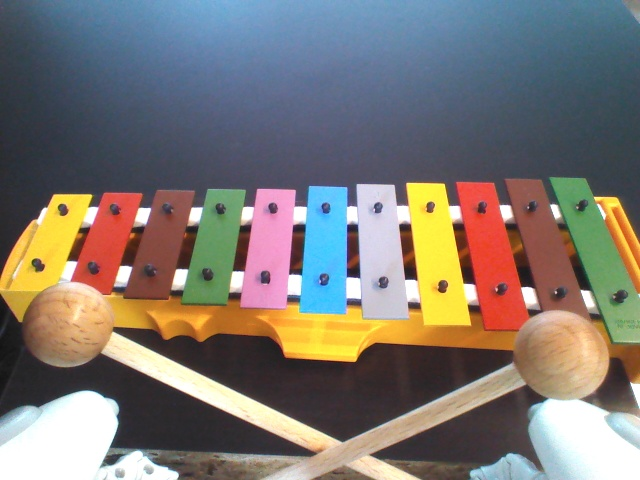
#> input picture Vision_Detection_Part/xylophone_640_480.jpg, 640 x 480 px
$ python rgb_test_2.py
#> lines starting #> are read from the running program, lines starting #| are printed output that depends on the picture; after the words box and inside, x2 and y2 are one past the last pixel; in counts of white or black regions, pixels touching at a corner belong together
# -*- coding: utf-8 -*-
"""
Created on Wed Sep 26 13:47:17 2018

@author: CV_LAB_Howard
"""
# import the necessary packages
import numpy as np

import cv2

# load the image
image = cv2.imread('xylophone_640_480.jpg')
#> image is the input picture: shape (480, 640, 3); mean B, G, R 114.2, 119.6, 125.3

# define the list of boundaries
boundaries = [
    ([0, 0, 200], [100, 100, 255]),     # red
    ([60, 70, 120], [100, 95, 160]),    # brown
    ([30, 160, 240], [70, 255, 255]),   # yellow
    ([0, 130, 0], [120, 255, 150]),     # green
    ([180, 100, 180], [255, 180, 255]), # pink
    ([200, 100, 0], [255, 255, 155]),   # blue
    ([192, 192, 192], [240, 240, 224])  # gray
]

# loop over the boundaries
for (lower, upper) in boundaries:
	# create NumPy arrays from the boundaries
	lower = np.array(lower, dtype = "uint8")
	upper = np.array(upper, dtype = "uint8")

	# find the colors within the specified boundaries and apply
	# the mask
	mask = cv2.inRange(image, lower, upper)
	output = cv2.bitwise_and(image, image, mask = mask)

	# show the images
	cv2.imshow("images", np.hstack([image, output]))
	cv2.waitKey(0)
#> this loop made 7 passes
#> pass 1, `mask = cv2.inRange(image, lower, upper)`:
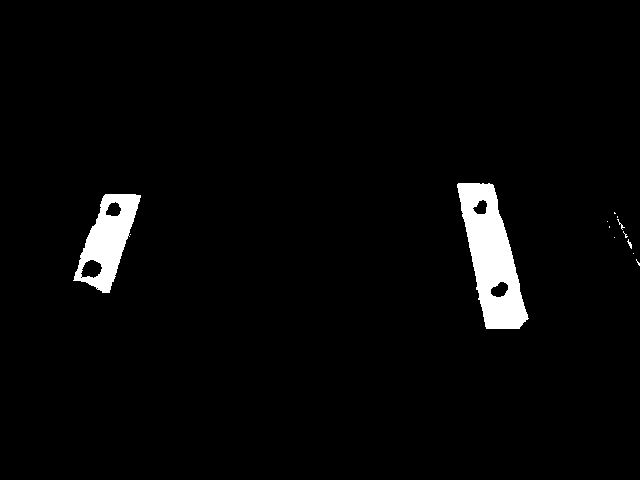
#> mask: shape (480, 640); 2.9% white; 13 white regions (10 under 20 px), largest, box (x1, y1, x2, y2) and area: (457, 183, 529, 329) 5587, (73, 194, 141, 293) 3215, (627, 239, 632, 249) 21
#> pass 1, `output = cv2.bitwise_and(image, image, mask = mask)`:
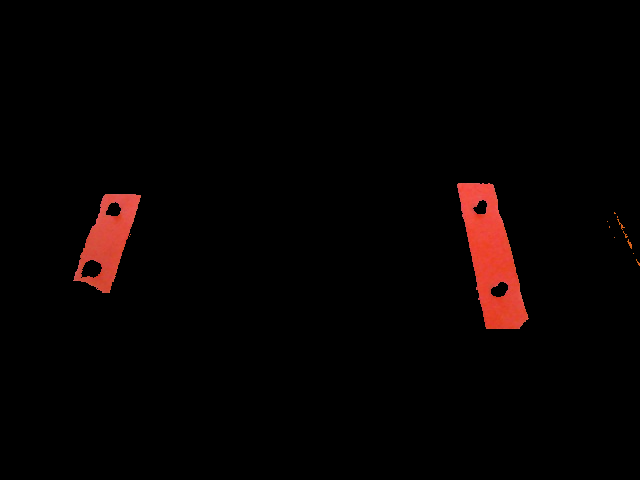
#> output: shape (480, 640, 3); mean B, G, R 1.7, 2.1, 6.6
#> pass 1, `cv2.imshow("images", np.hstack([image, output]))`:
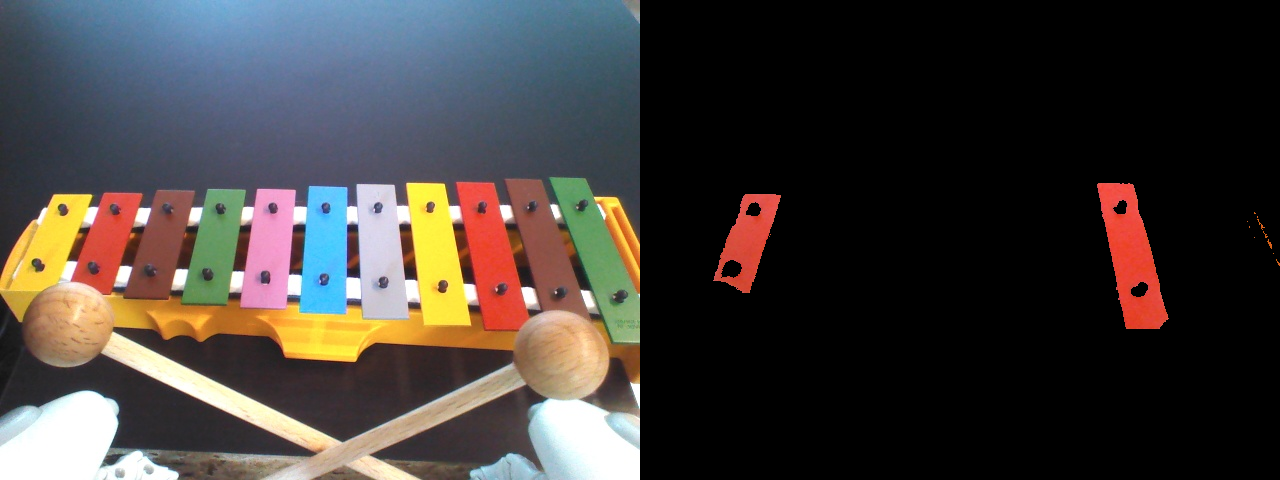
#> window 'images': shape (480, 1280, 3); mean B, G, R 58, 60.9, 65.9
#> pass 2, `mask = cv2.inRange(image, lower, upper)`:
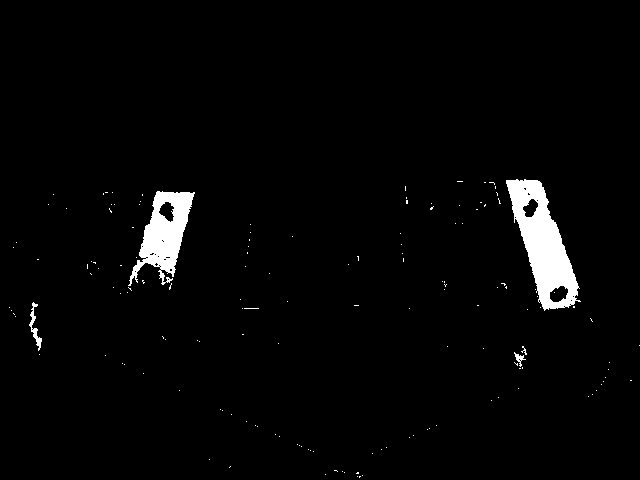
#> mask: shape (480, 640); 2.6% white; 152 white regions (147 under 20 px), largest, box (x1, y1, x2, y2) and area: (506, 179, 581, 311) 4501, (128, 191, 195, 286) 2873, (29, 302, 42, 351) 183, (514, 352, 526, 367) 62, (521, 346, 527, 355) 20
